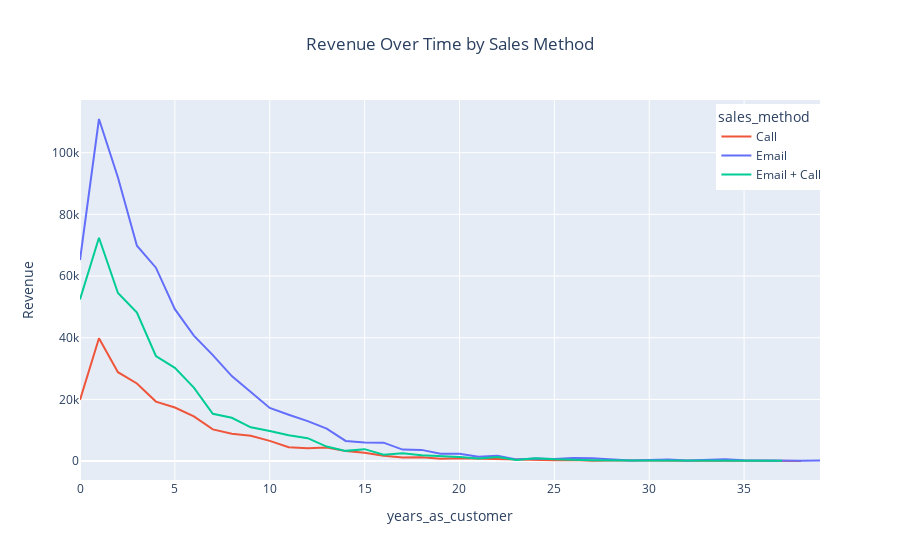

This figure's notebook cell:
### Markdown cell above
## Was there any difference in revenue over time for each of the methods?

In the following line chart, we see that most revenue is gained from customers over time via Email. Email+Call is the closest revenue-gainer method compared with Email. Call is the lowest revenue-gainer sales method. We also see that in customers' first year, we obtain the most revenue. But it gradually decreased over time.

### Code cell
# Group the data by sales method and year, and sum the revenue
revenue_by_method_year = df.groupby(['sales_method', 'years_as_customer'])['revenue'].sum().reset_index()

# Create a line chart for each sales method
fig = px.line(revenue_by_method_year, x='years_as_customer', y='revenue', color='sales_method', title='Revenue Over Time by Sales Method',
              color_discrete_map={
    "Email":px.colors.qualitative.Plotly[0],
    "Call":px.colors.qualitative.Plotly[1],
    "Email + Call":px.colors.qualitative.Plotly[2]
})

# Add chart title and axis labels
fig.update_layout(title='Revenue Over Time by Sales Method', xaxis_title='years_as_customer', yaxis_title='Revenue', title_x=0.5,legend=dict(
    yanchor="top",
    y=0.99,
    xanchor="left",
    x=0.86))


# Show the chart
fig.show()

### Figure 1 — Plotly figure (JSON) as saved in the notebook; plotly's stock layout.template omitted (floating-point values rounded to 4 significant figures)
{"data": [{"hovertemplate": "sales_method=Call<br>years_as_customer=%{x}<br>revenue=%{y}<extra></extra>", "legendgroup": "Call", "line": {"color": "#EF553B", "dash": "solid"}, "marker": {"symbol": "circle"}, "mode": "lines", "name": "Call", "orientation": "v", "showlegend": true, "x": [0, 1, 2, 3, 4, 5, 6, 7, 8, 9, 10, 11, 12, 13, 14, 15, 16, 17, 18, 19, 20, 21, 22, 23, 24, 25, 26, 27, 28, 29, 30, 32, 33, 34, 35, 36, 38], "xaxis": "x", "y": [19860.0, 39830.0, 28820.0, 25160.0, 19300.0, 17370.0, 14520.0, 10270.0, 8845.0, 8221.0, 6565.0, 4508.0, 4207.0, 4397.0, 3239.0, 2672.0, 1743.0, 1168.0, 1229.0, 796.3, 935.6, 795.9, 619.6, 342.2, 430.8, 284.7, 318.0, 78.19, 158.7, 80.34, 186.0, 125.9, 158.7, 33.55, 97.91, 97.89, 40.64], "yaxis": "y", "type": "scatter"}, {"hovertemplate": "sales_method=Email<br>years_as_customer=%{x}<br>revenue=%{y}<extra></extra>", "legendgroup": "Email", "line": {"color": "#636EFA", "dash": "solid"}, "marker": {"symbol": "circle"}, "mode": "lines", "name": "Email", "orientation": "v", "showlegend": true, "x": [0, 1, 2, 3, 4, 5, 6, 7, 8, 9, 10, 11, 12, 13, 14, 15, 16, 17, 18, 19, 20, 21, 22, 23, 24, 25, 26, 27, 28, 29, 30, 31, 32, 33, 34, 35, 36, 37, 38, 39], "xaxis": "x", "y": [65190.0, 110900.0, 91990.0, 69850.0, 62720.0, 49270.0, 40670.0, 34370.0, 27570.0, 22470.0, 17220.0, 15040.0, 12970.0, 10560.0, 6551.0, 6063.0, 5992.0, 3725.0, 3638.0, 2416.0, 2387.0, 1409.0, 1734.0, 550.2, 840.6, 664.0, 1013.0, 947.8, 473.7, 199.8, 391.1, 558.8, 196.4, 293.5, 566.2, 261.7, 169.3, 80.77, 93.34, 186.9], "yaxis": "y", "type": "scatter"}, {"hovertemplate": "sales_method=Email + Call<br>years_as_customer=%{x}<br>revenue=%{y}<extra></extra>", "legendgroup": "Email + Call", "line": {"color": "#00CC96", "dash": "solid"}, "marker": {"symbol": "circle"}, "mode": "lines", "name": "Email + Call", "orientation": "v", "showlegend": true, "x": [0, 1, 2, 3, 4, 5, 6, 7, 8, 9, 10, 11, 12, 13, 14, 15, 16, 17, 18, 19, 20, 21, 22, 23, 24, 25, 26, 27, 29, 33, 37], "xaxis": "x", "y": [52390.0, 72410.0, 54490.0, 48170.0, 34080.0, 30230.0, 23850.0, 15320.0, 14060.0, 10960.0, 9777.0, 8378.0, 7429.0, 4719.0, 3317.0, 3879.0, 2100.0, 2563.0, 1872.0, 1654.0, 1310.0, 836.0, 1336.0, 366.2, 931.8, 618.5, 381.6, 314.2, 186.9, 179.6, 147.1], "yaxis": "y", "type": "scatter"}], "layout": {"xaxis": {"anchor": "y", "domain": [0, 1], "title": {"text": "years_as_customer"}}, "yaxis": {"anchor": "x", "domain": [0, 1], "title": {"text": "Revenue"}}, "legend": {"title": {"text": "sales_method"}, "tracegroupgap": 0, "yanchor": "top", "y": 0.99, "xanchor": "left", "x": 0.86}, "title": {"text": "Revenue Over Time by Sales Method", "x": 0.5}}}
